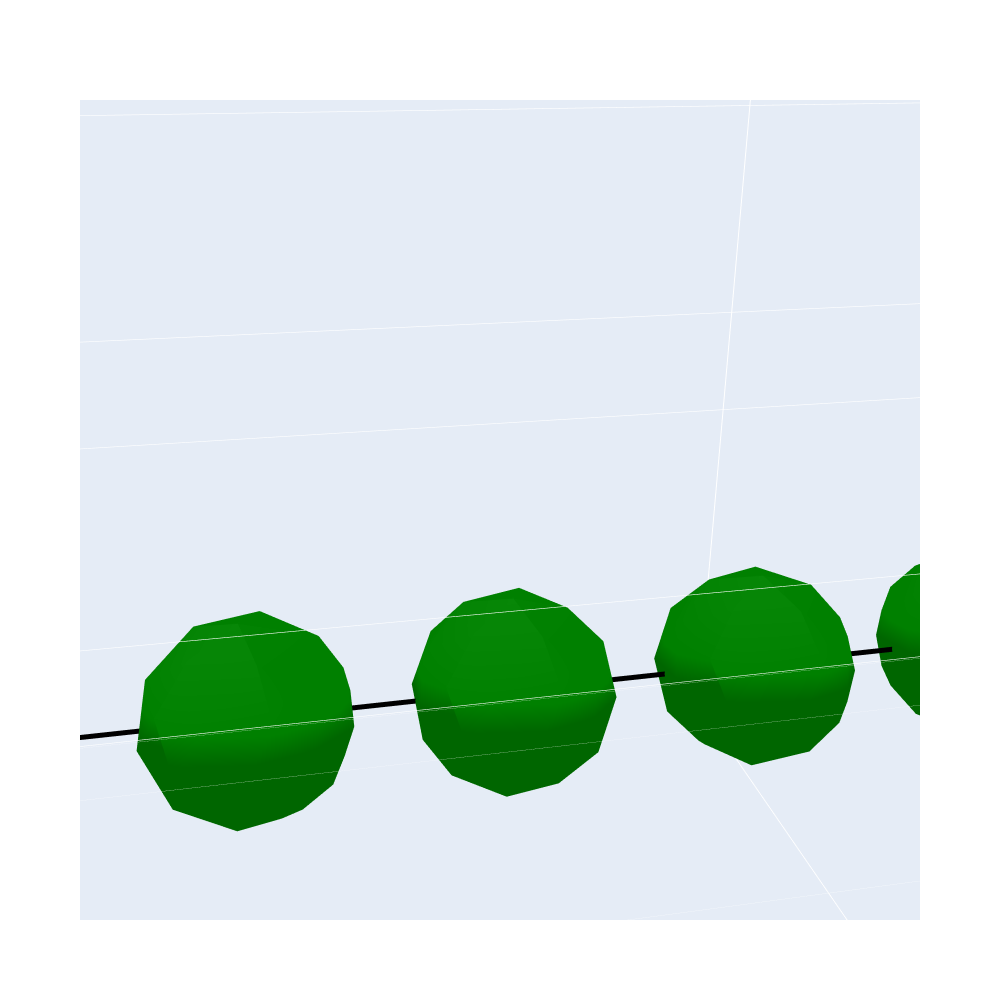

Notebook code for this chart:
### Code cell
straight_coords = build_proteins(sequence, np.full((1, sequence.shape[0] - 1), 5))
plot_protein(sequence, straight_coords[0], current_pos=straight_coords[0, -1], current_orientation=np.eye(3))

### Figure 1 — Plotly figure (JSON) as saved in the notebook; plotly's stock layout.template omitted (floating-point values rounded to 4 significant figures; data arrays with more than 128 entries replaced by an {"elided": "..."} marker saying what was removed)
{"data": [{"color": "green", "hoverinfo": "skip", "i": {"elided": "1200 int values"}, "j": {"elided": "1200 int values"}, "k": {"elided": "1200 int values"}, "type": "mesh3d", "x": {"elided": "945 float values"}, "y": {"elided": "945 float values"}, "z": {"elided": "945 float values"}}, {"color": "orange", "hoverinfo": "skip", "i": {"elided": "3200 int values"}, "j": {"elided": "3200 int values"}, "k": {"elided": "3200 int values"}, "type": "mesh3d", "x": {"elided": "2520 float values"}, "y": {"elided": "2520 float values"}, "z": {"elided": "2520 float values"}}, {"line": {"color": "black", "width": 10}, "mode": "lines", "type": "scatter3d", "x": [3, 4, 5, 6, 7, 8, 9, 10, 11, 12, 13, 14, 15, 16, 17, 18, 19, 20, 21, 22, 23, 24, 25, 26, 27, 28, 29, 30, 31, 32, 33, 34, 35, 36, 37, 38, 39, 40, 41, 42, 43, 44, 45, 46, 47, 48, 49, 50, 51, 52, 53, 54, 55, 56, 57], "y": [3, 3, 3, 3, 3, 3, 3, 3, 3, 3, 3, 3, 3, 3, 3, 3, 3, 3, 3, 3, 3, 3, 3, 3, 3, 3, 3, 3, 3, 3, 3, 3, 3, 3, 3, 3, 3, 3, 3, 3, 3, 3, 3, 3, 3, 3, 3, 3, 3, 3, 3, 3, 3, 3, 3], "z": [3, 3, 3, 3, 3, 3, 3, 3, 3, 3, 3, 3, 3, 3, 3, 3, 3, 3, 3, 3, 3, 3, 3, 3, 3, 3, 3, 3, 3, 3, 3, 3, 3, 3, 3, 3, 3, 3, 3, 3, 3, 3, 3, 3, 3, 3, 3, 3, 3, 3, 3, 3, 3, 3, 3]}, {"color": "red", "hoverinfo": "skip", "i": [126, 10, 143, 9, 19, 118, 95, 138, 14, 24, 145, 79, 128, 20, 29, 106, 60, 120, 28, 36, 114, 41, 111, 33, 42, 4, 25, 2, 38, 48, 122, 101, 140, 45, 55, 133, 85, 131, 51, 61, 142, 67, 123, 58, 66, 0, 47, 115, 63, 71, 110, 30, 104, 69, 77, 119, 89, 136, 74, 83, 130, 73, 127, 81, 91, 54, 116, 86, 96, 37, 107, 137, 92, 102, 135, 18, 6, 99, 11, 8, 8, 8, 8, 8, 8, 8, 8, 8, 8, 8, 8, 8, 8, 109], "j": [124, 101, 5, 13, 15, 113, 89, 140, 17, 21, 141, 73, 131, 23, 26, 1, 54, 123, 31, 34, 112, 37, 115, 35, 39, 144, 18, 104, 43, 46, 121, 95, 143, 49, 52, 129, 79, 136, 53, 57, 139, 60, 127, 59, 62, 3, 41, 116, 65, 68, 108, 25, 107, 72, 75, 117, 85, 138, 78, 80, 125, 67, 128, 84, 87, 47, 120, 90, 93, 30, 111, 134, 97, 100, 132, 12, 2, 103, 7, 16, 22, 27, 32, 40, 44, 50, 56, 64, 70, 76, 82, 88, 94, 105], "k": [147, 143, 10, 19, 9, 160, 138, 95, 24, 14, 151, 128, 79, 29, 20, 152, 120, 60, 36, 28, 153, 111, 41, 42, 33, 154, 2, 25, 48, 38, 155, 140, 101, 55, 45, 157, 131, 85, 61, 51, 158, 123, 67, 66, 58, 148, 115, 47, 71, 63, 150, 104, 30, 77, 69, 159, 136, 89, 83, 74, 156, 127, 73, 91, 81, 116, 54, 96, 86, 107, 37, 149, 102, 92, 146, 6, 18, 11, 99, 22, 27, 32, 40, 44, 50, 56, 64, 70, 76, 82, 88, 94, 98, 161], "type": "mesh3d", "x": {"elided": "162 float values"}, "y": {"elided": "162 float values"}, "z": {"elided": "162 float values"}}, {"color": "green", "hoverinfo": "skip", "i": [126, 10, 143, 9, 19, 118, 95, 138, 14, 24, 145, 79, 128, 20, 29, 106, 60, 120, 28, 36, 114, 41, 111, 33, 42, 4, 25, 2, 38, 48, 122, 101, 140, 45, 55, 133, 85, 131, 51, 61, 142, 67, 123, 58, 66, 0, 47, 115, 63, 71, 110, 30, 104, 69, 77, 119, 89, 136, 74, 83, 130, 73, 127, 81, 91, 54, 116, 86, 96, 37, 107, 137, 92, 102, 135, 18, 6, 99, 11, 8, 8, 8, 8, 8, 8, 8, 8, 8, 8, 8, 8, 8, 8, 109], "j": [124, 101, 5, 13, 15, 113, 89, 140, 17, 21, 141, 73, 131, 23, 26, 1, 54, 123, 31, 34, 112, 37, 115, 35, 39, 144, 18, 104, 43, 46, 121, 95, 143, 49, 52, 129, 79, 136, 53, 57, 139, 60, 127, 59, 62, 3, 41, 116, 65, 68, 108, 25, 107, 72, 75, 117, 85, 138, 78, 80, 125, 67, 128, 84, 87, 47, 120, 90, 93, 30, 111, 134, 97, 100, 132, 12, 2, 103, 7, 16, 22, 27, 32, 40, 44, 50, 56, 64, 70, 76, 82, 88, 94, 105], "k": [147, 143, 10, 19, 9, 160, 138, 95, 24, 14, 151, 128, 79, 29, 20, 152, 120, 60, 36, 28, 153, 111, 41, 42, 33, 154, 2, 25, 48, 38, 155, 140, 101, 55, 45, 157, 131, 85, 61, 51, 158, 123, 67, 66, 58, 148, 115, 47, 71, 63, 150, 104, 30, 77, 69, 159, 136, 89, 83, 74, 156, 127, 73, 91, 81, 116, 54, 96, 86, 107, 37, 149, 102, 92, 146, 6, 18, 11, 99, 22, 27, 32, 40, 44, 50, 56, 64, 70, 76, 82, 88, 94, 98, 161], "type": "mesh3d", "x": {"elided": "162 float values"}, "y": {"elided": "162 float values"}, "z": {"elided": "162 float values"}}, {"color": "blue", "hoverinfo": "skip", "i": [126, 10, 143, 9, 19, 118, 95, 138, 14, 24, 145, 79, 128, 20, 29, 106, 60, 120, 28, 36, 114, 41, 111, 33, 42, 4, 25, 2, 38, 48, 122, 101, 140, 45, 55, 133, 85, 131, 51, 61, 142, 67, 123, 58, 66, 0, 47, 115, 63, 71, 110, 30, 104, 69, 77, 119, 89, 136, 74, 83, 130, 73, 127, 81, 91, 54, 116, 86, 96, 37, 107, 137, 92, 102, 135, 18, 6, 99, 11, 8, 8, 8, 8, 8, 8, 8, 8, 8, 8, 8, 8, 8, 8, 109], "j": [124, 101, 5, 13, 15, 113, 89, 140, 17, 21, 141, 73, 131, 23, 26, 1, 54, 123, 31, 34, 112, 37, 115, 35, 39, 144, 18, 104, 43, 46, 121, 95, 143, 49, 52, 129, 79, 136, 53, 57, 139, 60, 127, 59, 62, 3, 41, 116, 65, 68, 108, 25, 107, 72, 75, 117, 85, 138, 78, 80, 125, 67, 128, 84, 87, 47, 120, 90, 93, 30, 111, 134, 97, 100, 132, 12, 2, 103, 7, 16, 22, 27, 32, 40, 44, 50, 56, 64, 70, 76, 82, 88, 94, 105], "k": [147, 143, 10, 19, 9, 160, 138, 95, 24, 14, 151, 128, 79, 29, 20, 152, 120, 60, 36, 28, 153, 111, 41, 42, 33, 154, 2, 25, 48, 38, 155, 140, 101, 55, 45, 157, 131, 85, 61, 51, 158, 123, 67, 66, 58, 148, 115, 47, 71, 63, 150, 104, 30, 77, 69, 159, 136, 89, 83, 74, 156, 127, 73, 91, 81, 116, 54, 96, 86, 107, 37, 149, 102, 92, 146, 6, 18, 11, 99, 22, 27, 32, 40, 44, 50, 56, 64, 70, 76, 82, 88, 94, 98, 161], "type": "mesh3d", "x": {"elided": "162 float values"}, "y": {"elided": "162 float values"}, "z": {"elided": "162 float values"}}], "layout": {"height": 1000, "scene": {"aspectmode": "data", "aspectratio": {"x": 6.579, "y": 0.3899, "z": 0.3899}, "camera": {"center": {"x": 0, "y": 0, "z": 0}, "eye": {"x": 0.0413, "y": 0.2078, "z": 0.08614}, "projection": {"type": "perspective"}, "up": {"x": 0, "y": 0, "z": 1}}}, "width": 1000}}
